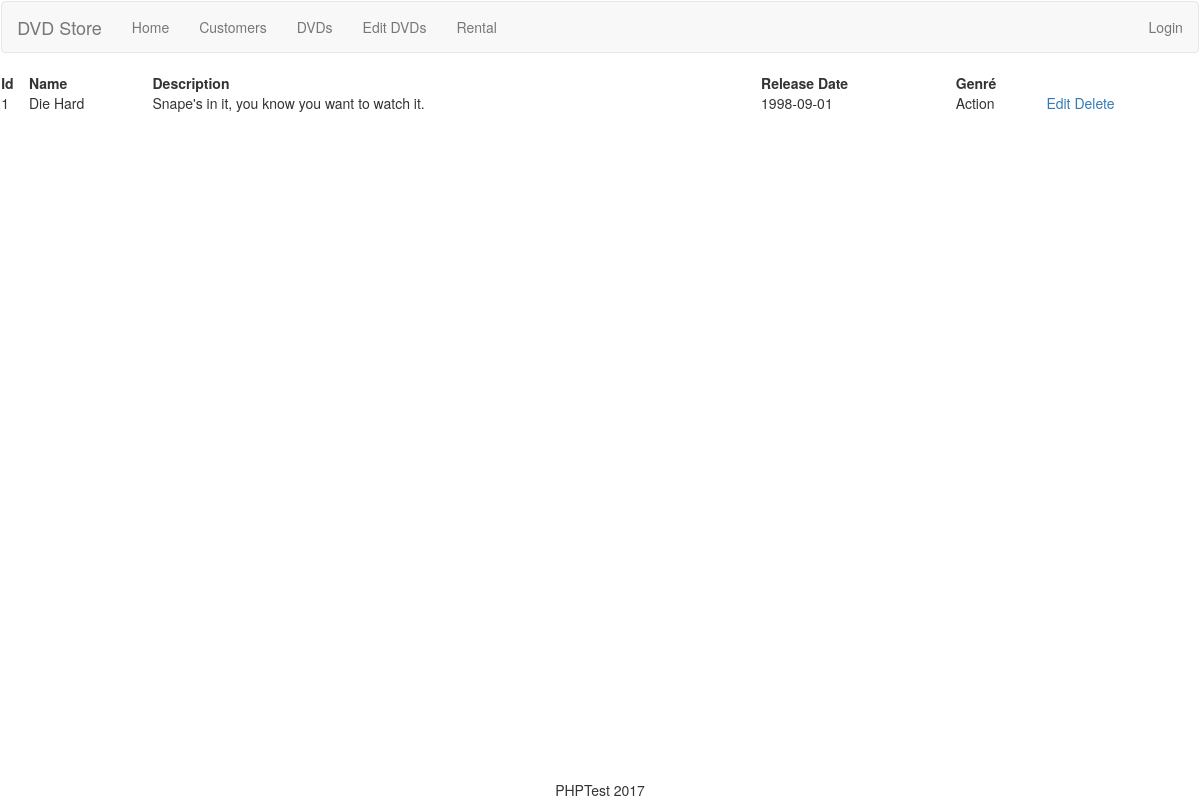
Before: /dvds.php with the older database file.
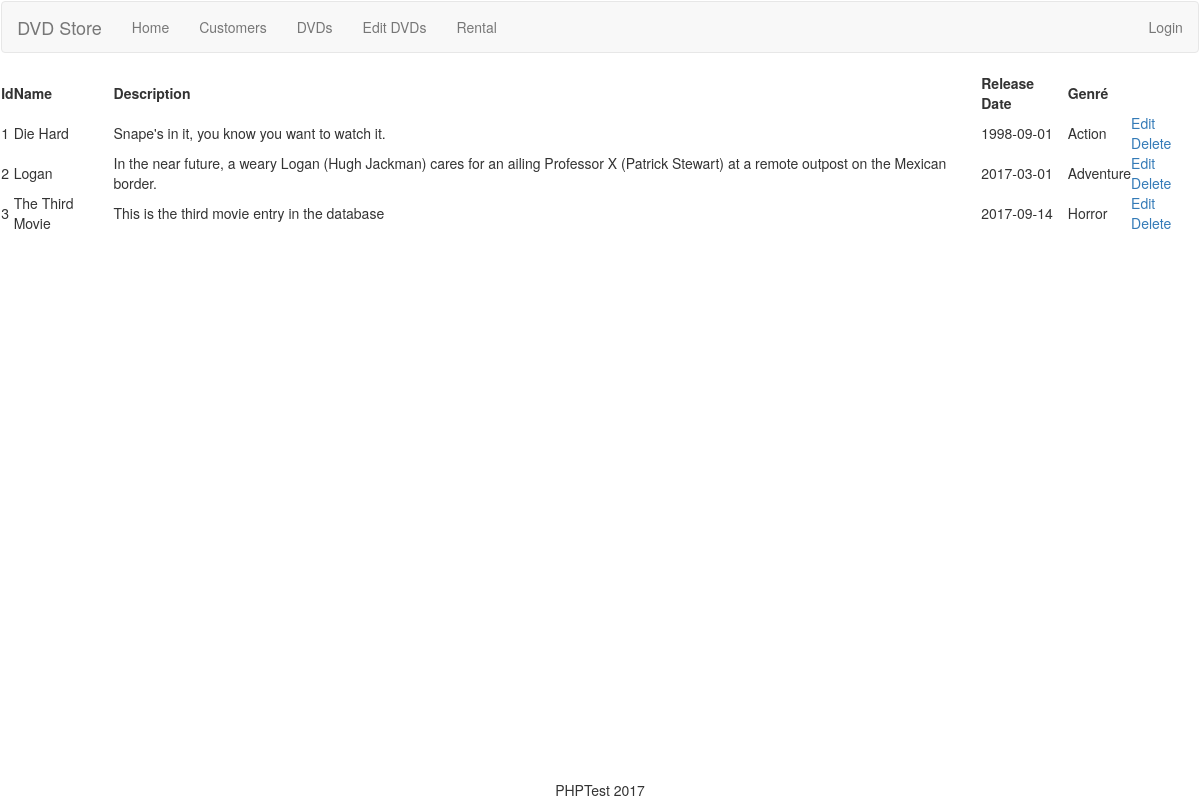
After: the same page with the newer database file.
### tables this page shows
CREATE TABLE `dvd` (
  `id` int(11) NOT NULL,
  `name` varchar(50) NOT NULL,
  `description` varchar(255) NOT NULL,
  `release_date` date NOT NULL,
  `category_id` int(11) NOT NULL
);

CREATE TABLE `category` (
  `id` int(11) NOT NULL,
  `category_name` varchar(255) NOT NULL
);

### dvds.php (called while the page is built, shortened)
<?php
include ("dvdTable.php");

### dbConnect.php (called while the page is built, shortened)
<?php
class dbConnect
{
    private $host, $user, $password, $database, $conn;
    public function __construct($host = "127.0.0.1", $user = "root", $password = "", $database = "dvd_shop")
    {
        $this->host = $host;
        $this->user = $user;
        $this->password = $password;
        $this->database = $database;
        $this->conn = mysqli_connect($this->host, $this->user, $this->password, $this->database);
    }
    public function fetch($query, $where =[], $condition = ' AND ')
    {
        if($where) {
            $query .= ' WHERE ';
            $query .= implode($condition, $where);
        }
        $sql = $this->conn->query($query);
        $result = array();
        while ($row = mysqli_fetch_assoc($sql)) {
            array_push($result, $row);
        }
        return $result;
    }
}

### dvd.php (called while the page is built, shortened)
<?php
class dvdShort
{
    protected $id, $name;
    public function __construct($id, $name)
    {
        $this->id = $id;
        $this->name = $name;
    }
    public function getId()
    {
        return $this->id;
    }
    public function getName()
    {
        return $this->name;
    }
}
class dvd extends dvdShort implements JsonSerializable
{
    private $description, $releaseDate, $category_id, $category_name, $count;
    public function __construct($id, $name, $description, $releaseDate, $category_id, $category_name = false, $count = 0)
    {
        $this->description = $description;
        $this->releaseDate = $releaseDate;
        $this->category_name = $category_name;
    }
    public function getDescription()
    {
        return $this->description;
    }
    public function getReleaseDate()
    {
        return $this->releaseDate;
    }
    public function getCategoryName()
    {
        return $this->category_name;
    }
}

### functionsDvd.php (the view, shortened to what this page needs)
<?php
function getDvd()
{
    $dbConnect = new dbConnect();
    $dvd = array();
    $resultsDvds = $dbConnect->fetch("
        SELECT dvd.id, dvd.name, dvd.description,dvd.release_date, dvd.category_id, category.category_name
        FROM dvd
        INNER JOIN category ON category.id = dvd.category_id", ["isdeleted = 0"]);
    foreach ($resultsDvds as $key => $resultDvd) {
        array_push($dvd, new dvd($resultDvd['id'], $resultDvd['name'], $resultDvd['description'],
            $resultDvd['release_date'], $resultDvd['category_id'], $resultDvd['category_name']));
    }
    return $dvd;
}
function dvdTableStart(){
    ?>
<table>
    <tr>
        <th>Id</th>
        <th>Name</th>
        <th>Description</th>
        <th>Release Date</th>
        <th>Genré</th>
        <th>&nbsp;</th>
    </tr>
    <?php
}
    ?>
    <?php
function dvdTableRow($dvdArray)
{
    echo "<tr>
            <td>" . htmlspecialchars($dvdArray->getId()) . "</td>" . "
            <td>" . htmlspecialchars($dvdArray->getName()) . "</td>" . "
            <td>" . htmlspecialchars($dvdArray->getDescription()) . "</td>" . "
            <td>" . htmlspecialchars($dvdArray->getReleaseDate()) . "</td>" . "
            <td>" . htmlspecialchars($dvdArray->getCategoryName()) . "</td>" . "
            <td> <a href='dvdEdit?id=" . htmlspecialchars($dvdArray->getId()) . "'>Edit</a>
                <a href='?id=" . htmlspecialchars($dvdArray->getId()) . "&remove=TRUE'>Delete</a>
            </td>" . "
         </tr>";
}
function dvdTableEnd(){
    ?>
</table>
    <?php
}

### dvdTable.php (shortened to what this page needs)
<?php
include("functionsDvd.php");
$dvdList = getDvd();
dvdTableStart();
foreach ($dvdList as $key => $value){
    dvdTableRow($value);
}
dvdTableEnd();

### css/phptest.css (style rules this page uses)
table { width: 100%; margin: auto; }

Changed rows visible on the page:
added dvd: id "2", name "Logan", description "In the near future, a weary Logan (Hugh Jackman) cares for an ailing Professor X (Patrick Stewart) at a remote outpost on the Mexican border.", release_date "2017-03-01", category.category_name "Adventure"
added dvd: id "3", name "The Third Movie", description "This is the third movie entry in the database", release_date "2017-09-14", category.category_name "Horror"
